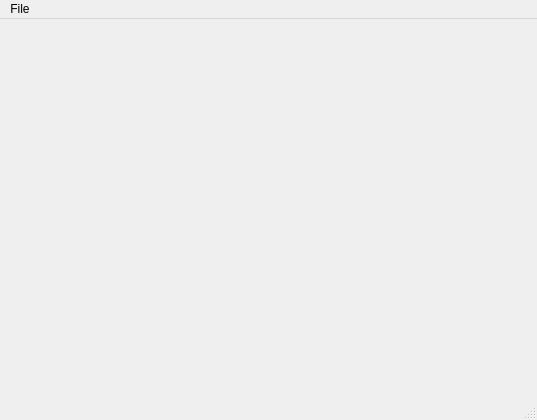
<?xml version="1.0" encoding="UTF-8"?>
<ui version="4.0">
 <class>MainWindow</class>
 <widget class="QMainWindow" name="MainWindow">
  <property name="geometry">
   <rect>
    <x>0</x>
    <y>0</y>
    <width>537</width>
    <height>420</height>
   </rect>
  </property>
  <property name="windowTitle">
   <string>MainWindow</string>
  </property>
  <property name="animated">
   <bool>false</bool>
  </property>
  <property name="dockOptions">
   <set>QMainWindow::AllowNestedDocks|QMainWindow::AllowTabbedDocks</set>
  </property>
  <widget class="QWidget" name="centralwidget"/>
  <widget class="QMenuBar" name="menubar">
   <property name="geometry">
    <rect>
     <x>0</x>
     <y>0</y>
     <width>537</width>
     <height>25</height>
    </rect>
   </property>
   <property name="nativeMenuBar">
    <bool>true</bool>
   </property>
   <widget class="QMenu" name="menuFile">
    <property name="title">
     <string>File</string>
    </property>
    <addaction name="actionImport"/>
   </widget>
   <addaction name="menuFile"/>
  </widget>
  <widget class="QStatusBar" name="statusbar"/>
  <action name="actionImport">
   <property name="text">
    <string>Import...</string>
   </property>
  </action>
 </widget>
 <resources/>
 <connections/>
</ui>
